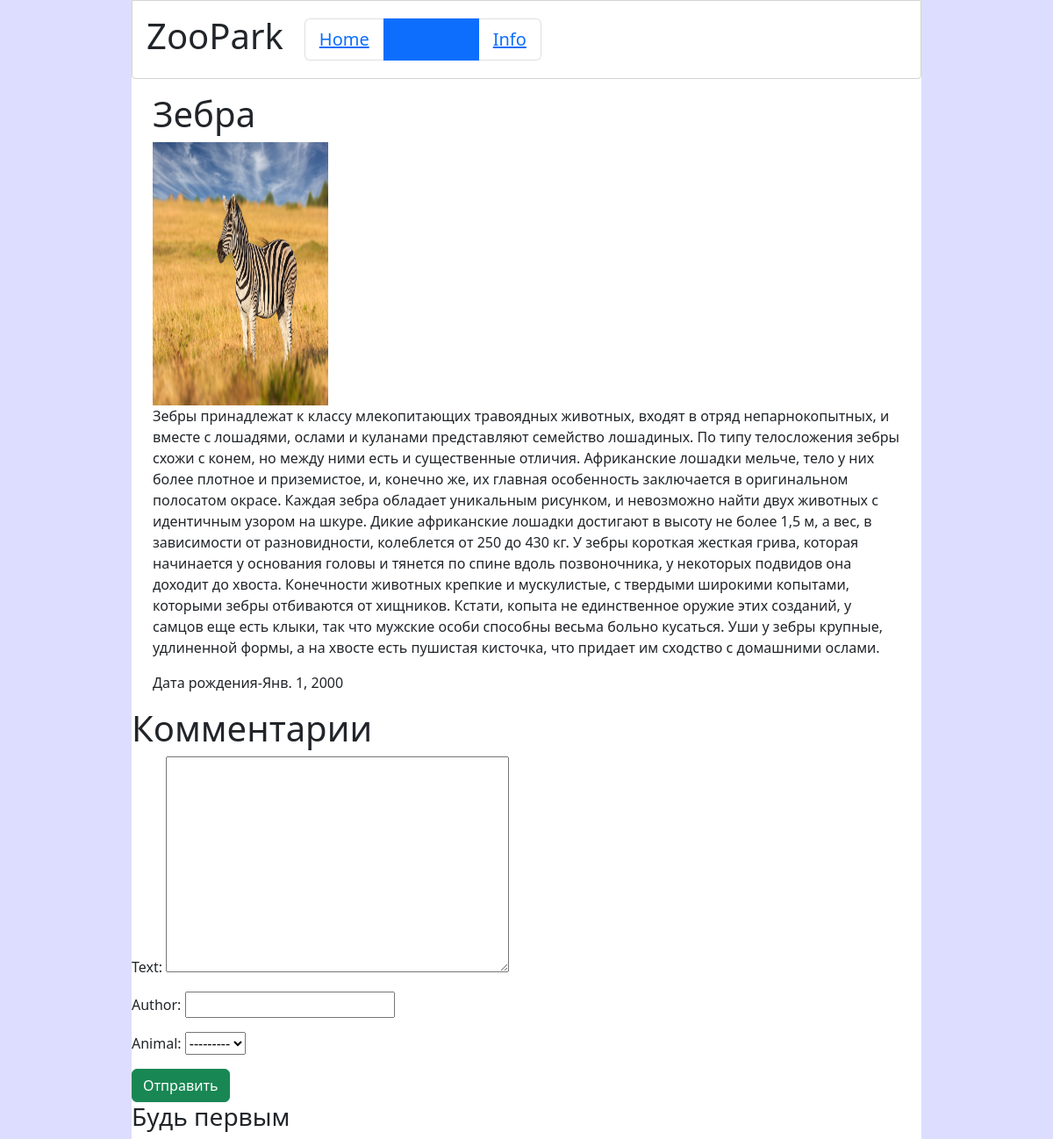
/animals/animal/3, run on the app's committed database.
### animals/models.py (models this page shows)
class Animal(models.Model):
    kind=models.CharField(max_length=128, verbose_name = 'Вид животного')
    description=models.TextField(blank=False, verbose_name = 'Описание животного')
    birthday = models.DateField(verbose_name = 'День рождения животного')
    image=models.ImageField(upload_to="%Y/%m/%d/", verbose_name = 'Фотография животного')
    def __str__(self):
        return self.kind
    class Meta:
        verbose_name = "Животное"
        verbose_name_plural = "Животные"

### animals/views.py (the view)
# urls.py: path("animal/<int:pk>", animal_id_view, name="animal")
def animal_id_view(request, pk):
    pk = get_object_or_404(Animal, pk=pk)
    comments = Comment.objects.filter(animal = pk, published=True)
    if request.method=="POST": #если метод запроса POST
        form = CommentForm(request.POST)
        if form.is_valid(): #если форма заполнена корректно
            comment =  form.save(commit=False) #получаем объект комментария без сохранения
            comment.animal = pk #записываем к какому посту относится данный комментарий
            comment.save() #комментарий сохраняется
            form = CommentForm() #создаём новую форму
    else:
        form = CommentForm()
    context = {"pk": pk,'page':'animals', 'comments_list':comments, 'form':form}
    return render(request, "animals/animals_id.html", context)

### comment/forms.py
class CommentForm(forms.ModelForm):
    class Meta:
        model = Comment
        exclude = ('date_of_create','published','post')

### animals/templates/animals/animals_id.html (shortened to what this page needs)
{% extends "root.html" %}
{% block content %}
<div class="ms-4 me-4">
    <h1>{{ pk.kind }}</h1>
    <img src="{{ pk.image.url }}" alt="" width="200px" height="300px">
    <p>{{ pk.description }}</p>
    <p>Дата рождения-{{ pk.birthday }}</p>
</div>
    <div class="mt-3">
        <h1>Комментарии</h1>
        <form action="{% url 'animals:animal' pk.pk %}" method="post">
            {{ form.as_p }}
            <input class="btn btn-success" value="Отправить" type="submit">
        </form>
        {% for comment in comments_list %}
            <div>
                <p>{{ comment.author }}</p>
                <p>{{ comment.text }}</p>
                <p>{{ comment.date_of_create }}</p>
            </div>
            {% empty %}
            <h3>Будь первым</h3>
        {% endfor %}
    </div>
{% endblock %}

### data on the page
Animal: kind "Зебра", image (picture), description "Зебры принадлежат к классу млекопитающих травоядных животных, входят в отряд непарнокопытных, и вместе с лошадями, ослами и куланами представляют семейство лошадиных. По типу телосложения зебры схожи с конем, но между ними есть и существенные отличия. Африканские лошадки мельче, тело у них более плотное и приземистое, и, конечно же, их главная особенность заключается в оригинальном полосатом окрасе. Каждая зебра обладает уникальным рисунком, и невозможно найти двух животных с идентичным узором на шкуре. Дикие африканские лошадки достигают в высоту не более 1,5 м, а вес, в зависимости от разновидности, колеблется от 250 до 430 кг. У зебры короткая жесткая грива, которая начинается у…", birthday "Янв. 1, 2000"
